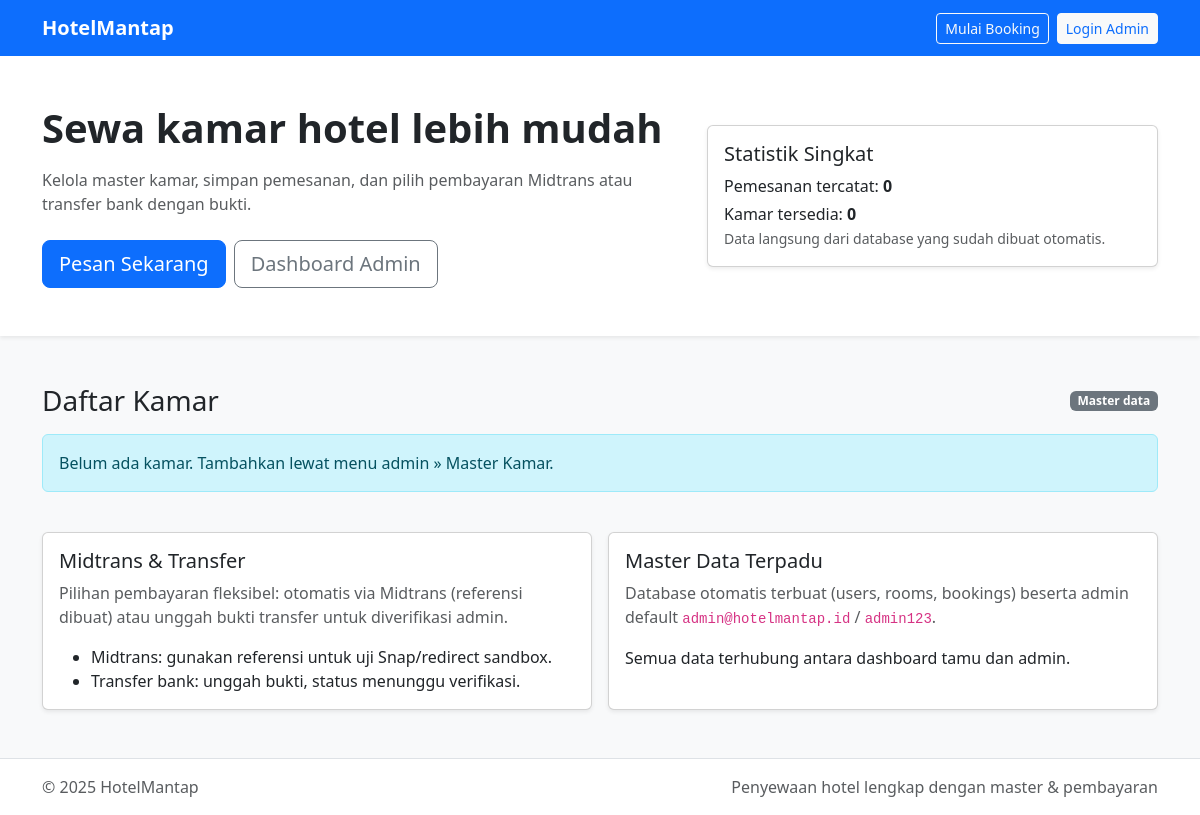
Before: / with the older database file.
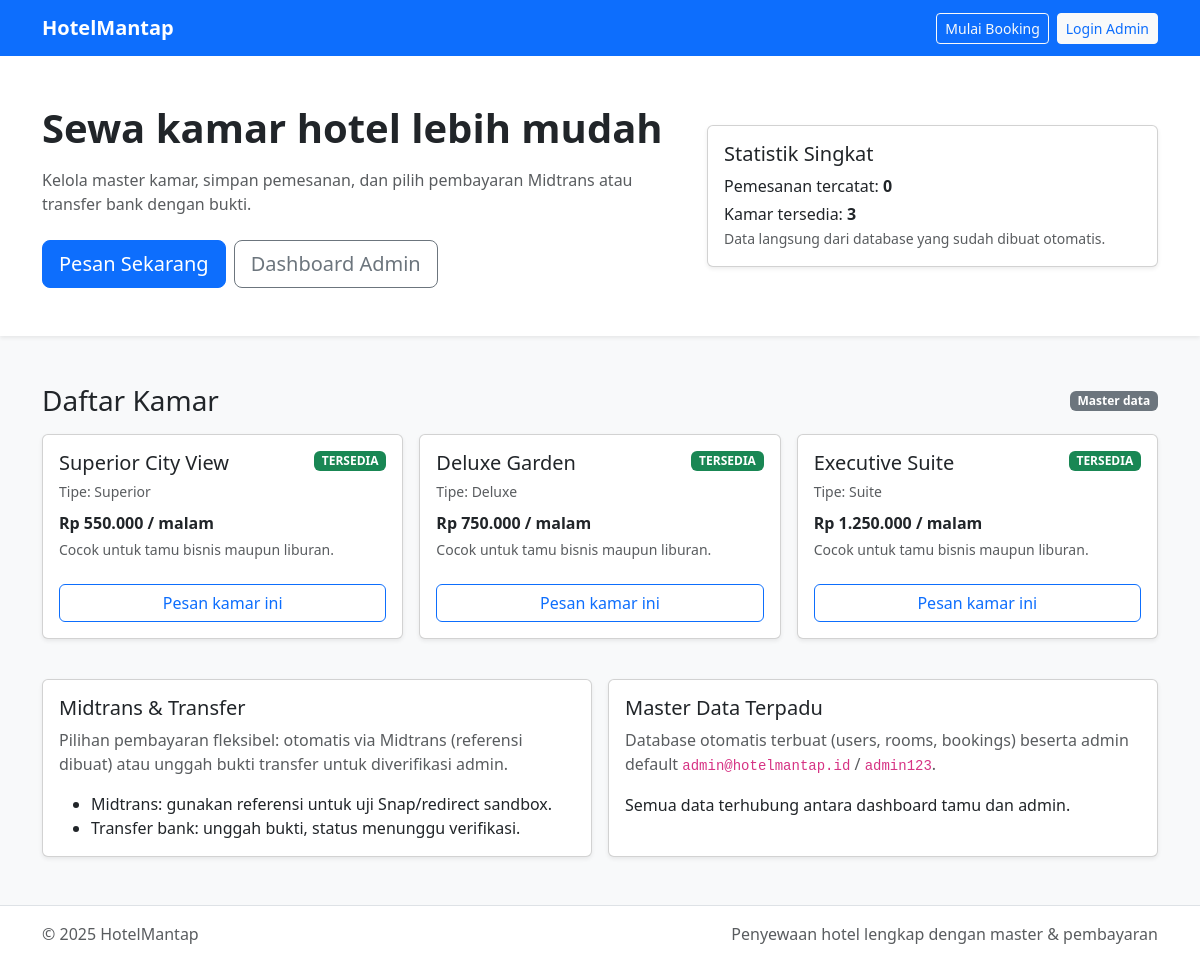
After: the same page with the newer database file.
### tables this page shows
CREATE TABLE IF NOT EXISTS rooms (
  id INT AUTO_INCREMENT PRIMARY KEY,
  name VARCHAR(100) NOT NULL,
  type VARCHAR(100) NOT NULL,
  price INT NOT NULL,
  status ENUM('tersedia','terisi','perawatan') DEFAULT 'tersedia',
  created_at TIMESTAMP DEFAULT CURRENT_TIMESTAMP
);

### index.php (the view, shortened to what this page needs)
<?php
require_once __DIR__ . '/db.php';
$roomResult = $koneksi->query("SELECT * FROM rooms ORDER BY created_at DESC");
$rooms = $roomResult ? $roomResult->fetch_all(MYSQLI_ASSOC) : [];
$bookingStat = $koneksi->query("SELECT COUNT(*) AS total FROM bookings")->fetch_assoc()['total'] ?? 0;
$availableStat = $koneksi->query("SELECT COUNT(*) AS total FROM rooms WHERE status='tersedia'")->fetch_assoc()['total'] ?? 0;
?>
<!DOCTYPE html>
<html lang="id">
<head>
    <link href="https://cdn.jsdelivr.net/npm/bootstrap@5.3.3/dist/css/bootstrap.min.css" rel="stylesheet">
</head>
<body class="bg-light">
<nav class="navbar navbar-expand-lg navbar-dark bg-primary">
    <div class="container">
        <a class="navbar-brand fw-bold" href="#">HotelMantap</a>
        <div class="d-flex gap-2">
            <a href="user/user_dashboard.php" class="btn btn-outline-light btn-sm">Mulai Booking</a>
            <a href="login.php" class="btn btn-light btn-sm text-primary">Login Admin</a>
        </div>
    </div>
</nav>
<header class="py-5 bg-white shadow-sm">
    <div class="container">
        <div class="row align-items-center g-4">
            <div class="col-lg-7">
                <h1 class="fw-bold mb-3">Sewa kamar hotel lebih mudah</h1>
                <p class="text-muted mb-4">Kelola master kamar, simpan pemesanan, dan pilih pembayaran Midtrans atau transfer bank dengan bukti.</p>
                <div class="d-flex gap-2">
                    <a href="user/user_dashboard.php" class="btn btn-primary btn-lg">Pesan Sekarang</a>
                    <a href="admin/dash.php" class="btn btn-outline-secondary btn-lg">Dashboard Admin</a>
                </div>
            </div>
            <div class="col-lg-5">
                <div class="card shadow-sm">
                    <div class="card-body">
                        <h5 class="mb-2">Statistik Singkat</h5>
                        <p class="mb-1">Pemesanan tercatat: <strong><?= $bookingStat; ?></strong></p>
                        <p class="mb-0">Kamar tersedia: <strong><?= $availableStat; ?></strong></p>
                        <small class="text-muted">Data langsung dari database yang sudah dibuat otomatis.</small>
                    </div>
                </div>
            </div>
        </div>
    </div>
</header>
<main class="container py-5">
    <div class="d-flex justify-content-between align-items-center mb-3">
        <h3 class="mb-0">Daftar Kamar</h3>
        <span class="badge text-bg-secondary">Master data</span>
    </div>
    <div class="row g-3">
        <?php if (count($rooms) === 0): ?>
            <div class="col-12">
                <div class="alert alert-info mb-0">Belum ada kamar. Tambahkan lewat menu admin &raquo; Master Kamar.</div>
            </div>
        <?php endif; ?>
        <?php foreach ($rooms as $room): ?>
            <div class="col-md-4">
                <div class="card h-100 shadow-sm">
                    <div class="card-body d-flex flex-column">
                        <div class="d-flex justify-content-between align-items-start mb-2">
                            <div>
                                <h5 class="card-title mb-1"><?= htmlspecialchars($room['name']); ?></h5>
                                <small class="text-muted">Tipe: <?= htmlspecialchars($room['type']); ?></small>
                            </div>
                            <span class="badge text-bg-<?= $room['status']==='tersedia' ? 'success' : 'warning'; ?> text-uppercase"><?= htmlspecialchars($room['status']); ?></span>
                        </div>
                        <p class="fw-bold mb-1">Rp <?= number_format($room['price'], 0, ',', '.'); ?> / malam</p>
                        <p class="text-muted small mb-4">Cocok untuk tamu bisnis maupun liburan.</p>
                        <a href="user/user_dashboard.php" class="btn btn-outline-primary mt-auto">Pesan kamar ini</a>
                    </div>
                </div>
            </div>
        <?php endforeach; ?>
    </div>
    <div class="row g-3 mt-4">
        <div class="col-md-6">
            <div class="card shadow-sm h-100">
                <div class="card-body">
                    <h5 class="card-title">Midtrans & Transfer</h5>
                    <p class="text-muted">Pilihan pembayaran fleksibel: otomatis via Midtrans (referensi dibuat) atau unggah bukti transfer untuk diverifikasi admin.</p>
                    <ul class="mb-0">
                        <li>Midtrans: gunakan referensi untuk uji Snap/redirect sandbox.</li>
                        <li>Transfer bank: unggah bukti, status menunggu verifikasi.</li>
                    </ul>
                </div>
            </div>
        </div>
        <div class="col-md-6">
            <div class="card shadow-sm h-100">
                <div class="card-body">
                    <h5 class="card-title">Master Data Terpadu</h5>
                    <p class="text-muted">Database otomatis terbuat (users, rooms, bookings) beserta admin default <code>admin@hotelmantap.id</code> / <code>admin123</code>.</p>
                    <p class="mb-0">Semua data terhubung antara dashboard tamu dan admin.</p>
                </div>
            </div>
        </div>
    </div>
</main>
<footer class="py-3 bg-white border-top">
    <div class="container d-flex justify-content-between">
        <span class="text-muted">&copy; <?= date('Y'); ?> HotelMantap</span>
        <span class="text-muted">Penyewaan hotel lengkap dengan master & pembayaran</span>
    </div>
</footer>
</body>
</html>

Changed rows visible on the page:
added rooms: name "Superior City View", type "Superior", status "TERSEDIA", price "550.000"
added rooms: name "Deluxe Garden", type "Deluxe", status "TERSEDIA", price "750.000"
added rooms: name "Executive Suite", type "Suite", status "TERSEDIA", price "1.250.000"
Other visible differences:
$availableStat: "0" → "3"
text no longer shown: "Belum ada kamar. Tambahkan lewat menu admin » Master Kamar."
